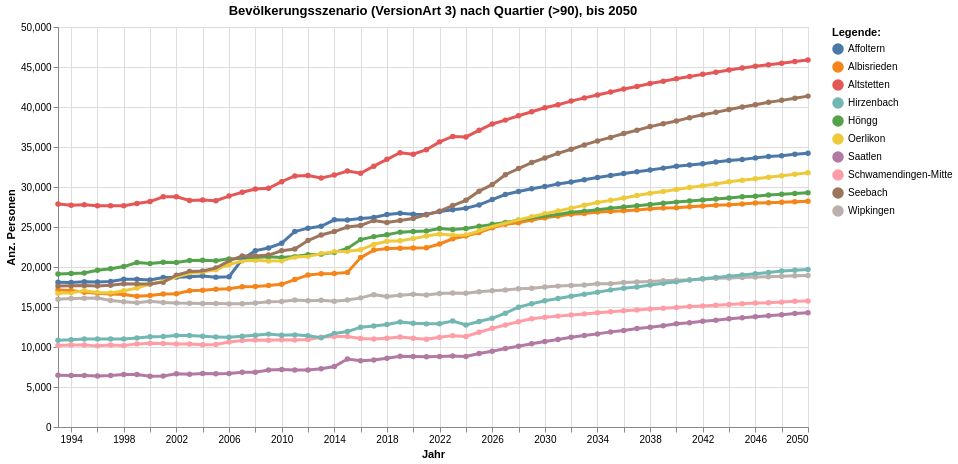

Source (notebook cell):
### Code cell
grafik4 = mypy_dv.plot_altair_multiline_highlight(
    data = myAgg4.query('VersionArtSort==3 and QuarSort>90').reset_index().sort_values('QuarSort', ascending=True)
    ,x = 'StichtagDatJahr:T'
    ,y = 'sum_WBev:Q'
    ,x_beschriftung = 'Jahr'
    , y_beschriftung = 'Anz. Personen'
    ,category = "QuarLang:N"
    ,category_beschriftung= 'Legende:'
    ,warning_status = "ignore" #always or ignore
    ,myTitle="Bevölkerungsszenario (VersionArt 3) nach Quartier (>90), bis "+data_max_date
)
grafik4

### Figure 1 — Vega-Lite specification as saved in the notebook (floating-point values rounded to 4 significant figures; data arrays with more than 128 entries replaced by an {"elided": "..."} marker saying what was removed)
{"config": {"view": {"continuousWidth": 300, "continuousHeight": 300}}, "layer": [{"mark": {"type": "circle"}, "encoding": {"color": {"field": "QuarLang", "legend": {"orient": "right", "title": "Legende:"}, "type": "nominal"}, "opacity": {"value": 1.3}, "tooltip": [{"field": "StichtagDatJahr", "type": "temporal"}, {"field": "QuarLang", "type": "nominal"}, {"field": "sum_WBev", "type": "quantitative"}], "x": {"axis": {"title": "Jahr"}, "field": "StichtagDatJahr", "type": "temporal"}, "y": {"axis": {"title": "Anz. Personen"}, "field": "sum_WBev", "type": "quantitative"}}, "name": "view_4", "title": "Bevölkerungsszenario (VersionArt 3) nach Quartier (>90), bis 2050"}, {"mark": {"type": "line"}, "encoding": {"color": {"field": "QuarLang", "legend": {"orient": "right", "title": "Legende:"}, "type": "nominal"}, "size": {"condition": {"test": {"not": {"param": "param_4"}}, "value": 1.2}, "value": 3}, "tooltip": [{"field": "StichtagDatJahr", "type": "temporal"}, {"field": "QuarLang", "type": "nominal"}, {"field": "sum_WBev", "type": "quantitative"}], "x": {"axis": {"title": "Jahr"}, "field": "StichtagDatJahr", "type": "temporal"}, "y": {"axis": {"title": "Anz. Personen"}, "field": "sum_WBev", "type": "quantitative"}}, "title": "Bevölkerungsszenario (VersionArt 3) nach Quartier (>90), bis 2050"}], "data": {"name": "data-58f5574b3d21a18900e64297d6363a80"}, "height": 400, "params": [{"name": "param_4", "select": {"type": "point", "fields": ["QuarLang:N"], "nearest": true, "on": "pointerover"}, "views": ["view_4"]}], "width": 750, "$schema": "https://vega.github.io/schema/vega-lite/v5.8.0.json", "datasets": {"data-58f5574b3d21a18900e64297d6363a80": {"elided": "580 records"}}}
